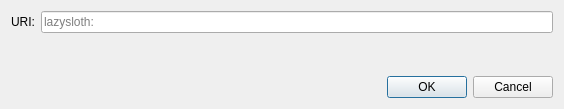
<?xml version="1.0" encoding="UTF-8"?>
<ui version="4.0">
 <class>OpenURIDialog</class>
 <widget class="QDialog" name="OpenURIDialog">
  <property name="geometry">
   <rect>
    <x>0</x>
    <y>0</y>
    <width>564</width>
    <height>109</height>
   </rect>
  </property>
  <property name="windowTitle">
   <string>Open lazysloth URI</string>
  </property>
  <layout class="QVBoxLayout" name="verticalLayout">
   <item>
    <layout class="QHBoxLayout" name="horizontalLayout">
     <item>
      <widget class="QLabel" name="label">
       <property name="text">
        <string>URI:</string>
       </property>
      </widget>
     </item>
     <item>
      <widget class="QValidatedLineEdit" name="uriEdit">
       <property name="placeholderText">
        <string notr="true">lazysloth:</string>
       </property>
      </widget>
     </item>
    </layout>
   </item>
   <item>
    <spacer name="verticalSpacer">
     <property name="orientation">
      <enum>Qt::Vertical</enum>
     </property>
     <property name="sizeHint" stdset="0">
      <size>
       <width>20</width>
       <height>40</height>
      </size>
     </property>
    </spacer>
   </item>
   <item>
    <widget class="QDialogButtonBox" name="buttonBox">
     <property name="orientation">
      <enum>Qt::Horizontal</enum>
     </property>
     <property name="standardButtons">
      <set>QDialogButtonBox::Cancel|QDialogButtonBox::Ok</set>
     </property>
    </widget>
   </item>
  </layout>
 </widget>
 <customwidgets>
  <customwidget>
   <class>QValidatedLineEdit</class>
   <extends>QLineEdit</extends>
   <header>qt/qvalidatedlineedit.h</header>
  </customwidget>
 </customwidgets>
 <resources/>
 <connections>
  <connection>
   <sender>buttonBox</sender>
   <signal>accepted()</signal>
   <receiver>OpenURIDialog</receiver>
   <slot>accept()</slot>
   <hints>
    <hint type="sourcelabel">
     <x>248</x>
     <y>254</y>
    </hint>
    <hint type="destinationlabel">
     <x>157</x>
     <y>274</y>
    </hint>
   </hints>
  </connection>
  <connection>
   <sender>buttonBox</sender>
   <signal>rejected()</signal>
   <receiver>OpenURIDialog</receiver>
   <slot>reject()</slot>
   <hints>
    <hint type="sourcelabel">
     <x>316</x>
     <y>260</y>
    </hint>
    <hint type="destinationlabel">
     <x>286</x>
     <y>274</y>
    </hint>
   </hints>
  </connection>
 </connections>
</ui>
